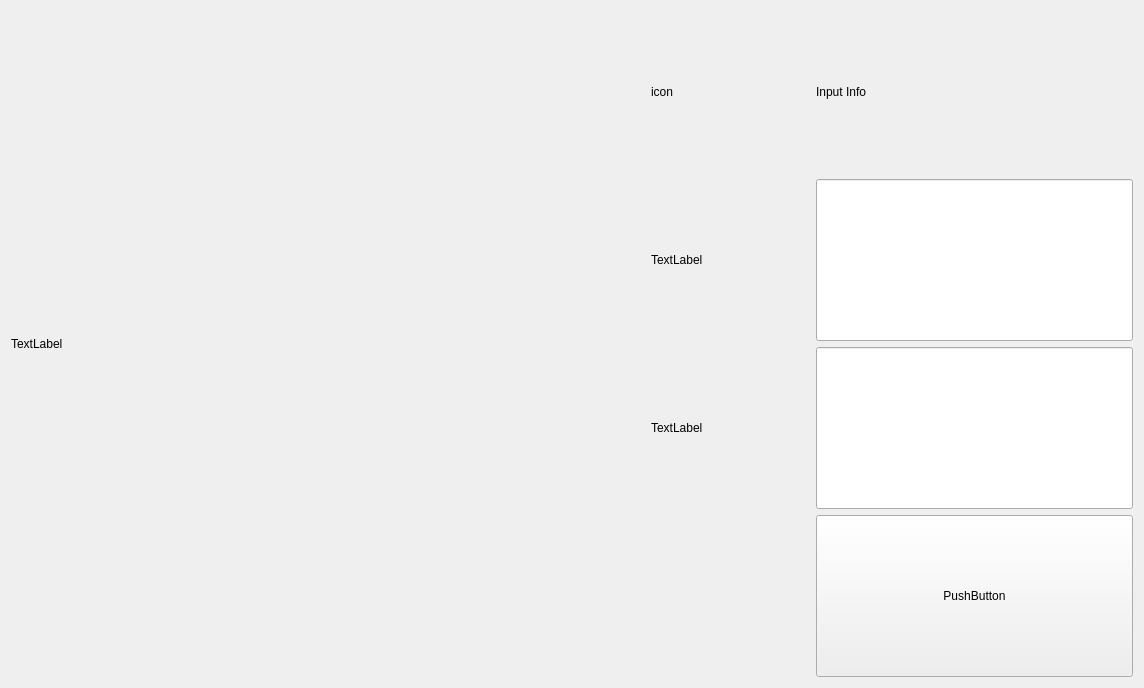
<?xml version="1.0" encoding="UTF-8"?>
<ui version="4.0">
 <class>Form</class>
 <widget class="QWidget" name="Form">
  <property name="geometry">
   <rect>
    <x>0</x>
    <y>0</y>
    <width>1144</width>
    <height>688</height>
   </rect>
  </property>
  <property name="windowTitle">
   <string>Form</string>
  </property>
  <layout class="QGridLayout" name="gridLayout_3">
   <item row="0" column="0">
    <layout class="QGridLayout" name="gridLayout_2">
     <item row="0" column="0">
      <layout class="QGridLayout" name="gridLayout" rowstretch="2,2,2,2" columnstretch="4,1,2">
       <item row="1" column="1">
        <widget class="QLabel" name="label_2">
         <property name="sizePolicy">
          <sizepolicy hsizetype="Expanding" vsizetype="Expanding">
           <horstretch>1</horstretch>
           <verstretch>2</verstretch>
          </sizepolicy>
         </property>
         <property name="text">
          <string>TextLabel</string>
         </property>
        </widget>
       </item>
       <item row="2" column="2">
        <widget class="QLineEdit" name="lineEdit_2">
         <property name="sizePolicy">
          <sizepolicy hsizetype="Expanding" vsizetype="Expanding">
           <horstretch>2</horstretch>
           <verstretch>2</verstretch>
          </sizepolicy>
         </property>
        </widget>
       </item>
       <item row="2" column="1">
        <widget class="QLabel" name="label_3">
         <property name="sizePolicy">
          <sizepolicy hsizetype="Preferred" vsizetype="Expanding">
           <horstretch>1</horstretch>
           <verstretch>2</verstretch>
          </sizepolicy>
         </property>
         <property name="text">
          <string>TextLabel</string>
         </property>
        </widget>
       </item>
       <item row="1" column="2">
        <widget class="QLineEdit" name="lineEdit">
         <property name="sizePolicy">
          <sizepolicy hsizetype="Expanding" vsizetype="Expanding">
           <horstretch>2</horstretch>
           <verstretch>2</verstretch>
          </sizepolicy>
         </property>
        </widget>
       </item>
       <item row="0" column="0" rowspan="4">
        <widget class="QLabel" name="label">
         <property name="sizePolicy">
          <sizepolicy hsizetype="Expanding" vsizetype="Expanding">
           <horstretch>4</horstretch>
           <verstretch>2</verstretch>
          </sizepolicy>
         </property>
         <property name="text">
          <string>TextLabel</string>
         </property>
        </widget>
       </item>
       <item row="3" column="2">
        <layout class="QVBoxLayout" name="verticalLayout">
         <item>
          <widget class="QPushButton" name="pushButton">
           <property name="sizePolicy">
            <sizepolicy hsizetype="Expanding" vsizetype="Expanding">
             <horstretch>0</horstretch>
             <verstretch>0</verstretch>
            </sizepolicy>
           </property>
           <property name="text">
            <string>PushButton</string>
           </property>
          </widget>
         </item>
        </layout>
       </item>
       <item row="0" column="2">
        <layout class="QVBoxLayout" name="verticalLayout_2">
         <item>
          <widget class="QLabel" name="label_4">
           <property name="sizePolicy">
            <sizepolicy hsizetype="Expanding" vsizetype="Expanding">
             <horstretch>0</horstretch>
             <verstretch>1</verstretch>
            </sizepolicy>
           </property>
           <property name="text">
            <string>Input Info</string>
           </property>
          </widget>
         </item>
        </layout>
       </item>
       <item row="0" column="1">
        <widget class="QLabel" name="icon">
         <property name="text">
          <string>icon</string>
         </property>
        </widget>
       </item>
      </layout>
     </item>
    </layout>
   </item>
  </layout>
 </widget>
 <resources/>
 <connections/>
</ui>
